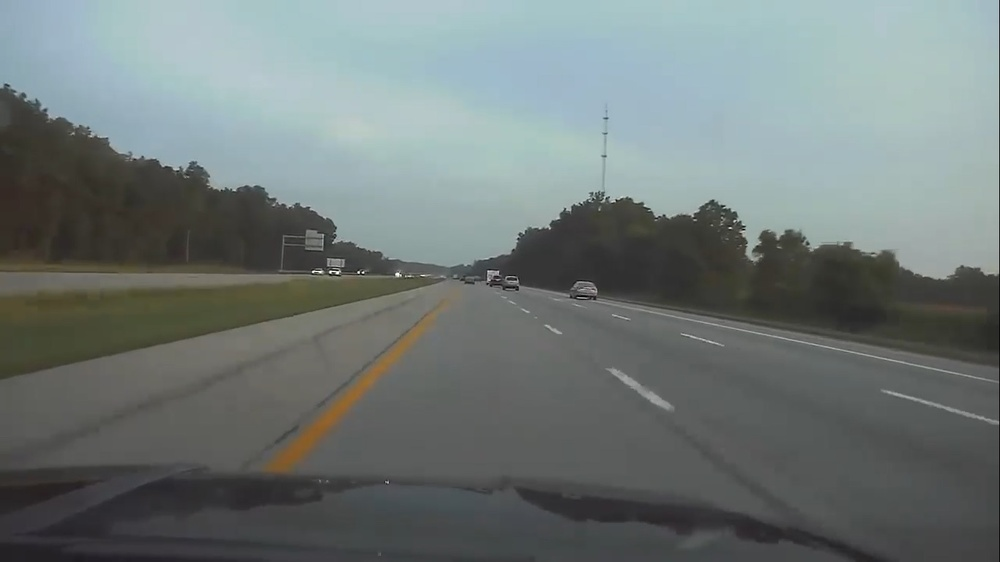
#> input picture Proyecto TIA/Proyecto_pruebas/7.jpeg, 1000 x 562 px, shrunk from 1366 x 768 before the run
$ jupyter execute 'Reconocimiento de lineas - Lineas blancas.ipynb'
#> lines starting #> are read from the running program, lines starting #| are printed output that depends on the picture; after the words box and inside, x2 and y2 are one past the last pixel; in counts of white or black regions, pixels touching at a corner belong together; long printed decimals are rounded
[cell 1]
import cv2
import numpy as np
from matplotlib import pyplot as plt

image = cv2.imread('7.jpeg')
#> image is the input picture: shape (562, 1000, 3); mean B, G, R 119.2, 120.5, 111.6
image2 = cv2.imread('8.jpeg')
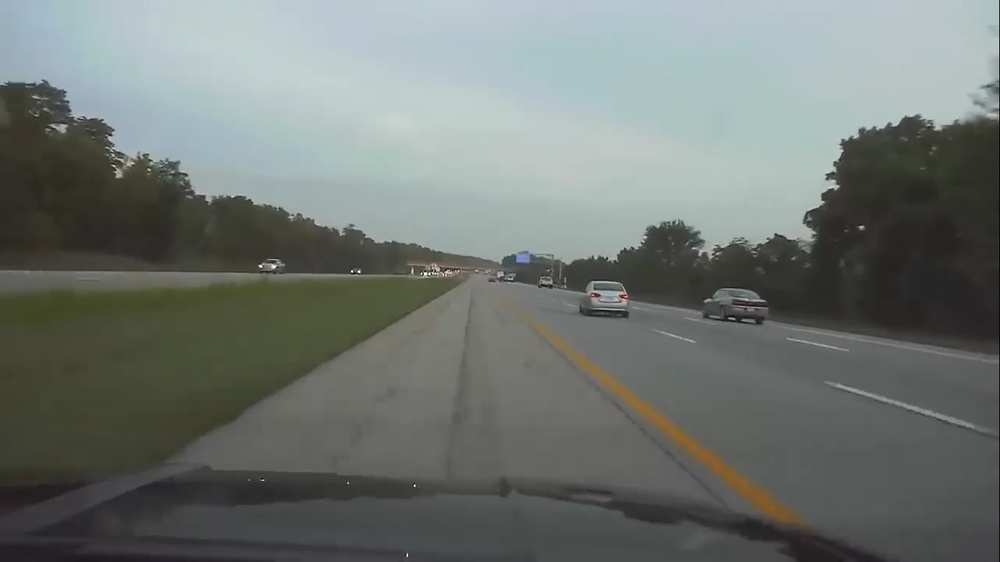
#> input picture Proyecto TIA/Proyecto_pruebas/8.jpeg, 1000 x 562 px, shrunk from 1366 x 768 before the run
#> image2 is the input picture: shape (562, 1000, 3); mean B, G, R 114.5, 118.5, 112.1

image = cv2.cvtColor(image,cv2.COLOR_BGR2RGB)
image2 = cv2.cvtColor(image2,cv2.COLOR_BGR2RGB)

plt.figure(1)
plt.subplot(1,2,1),plt.imshow(image)
plt.subplot(1,2,2),plt.imshow(image2)
plt.subplots_adjust(top=4, bottom=0.1, left=0.10, right=3, hspace=0.1, wspace=0.2)

[cell 2]
lane_image = np.copy(image)
lane_image2 = np.copy(image2)

image_hsv = cv2.cvtColor(lane_image, cv2.COLOR_RGB2HSV)
#> image_hsv: shape (562, 1000, 3); mean H, S, V 71.2, 26.9, 122.9
image_hsv2 = cv2.cvtColor(lane_image2, cv2.COLOR_RGB2HSV)
#> image_hsv2: shape (562, 1000, 3); mean H, S, V 64.4, 27.1, 120

#Blanco
lowerBound= (0,0,130)
upperBound= (255,80,255)

white= cv2.inRange(image_hsv, lowerBound, upperBound)
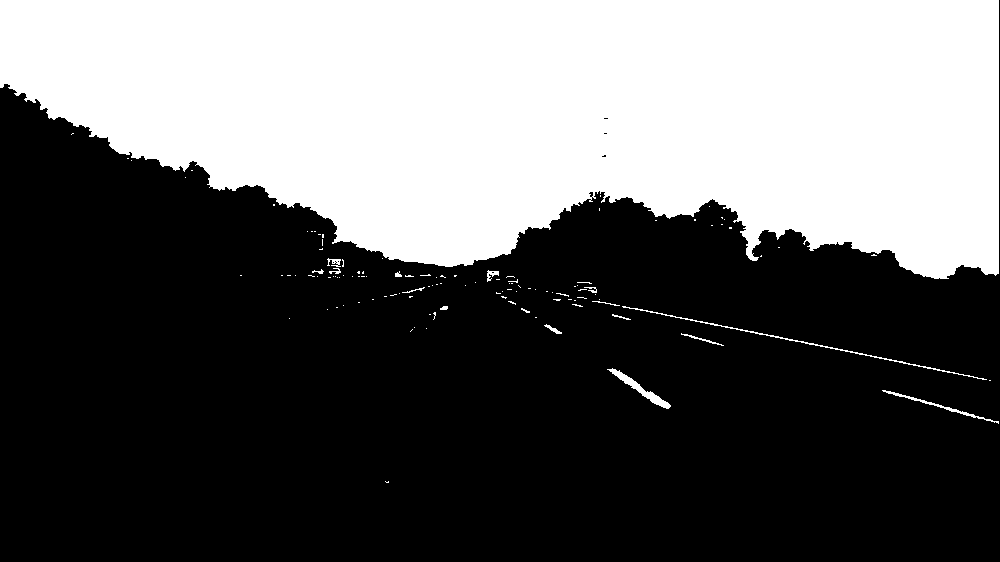
#> white: shape (562, 1000); 38.4% white; 120 white regions (104 under 20 px), largest, box (x1, y1, x2, y2) and area: (0, 0, 999, 279) 213317, (622, 306, 987, 380) 567, (607, 368, 671, 409) 466
white2= cv2.inRange(image_hsv2, lowerBound, upperBound)
#> white2: shape (562, 1000); 35.3% white; 141 white regions (116 under 20 px), largest, box (x1, y1, x2, y2) and area: (0, 0, 999, 265) 195871, (560, 281, 628, 306) 575, (834, 384, 974, 428) 433

plt.figure(2)
plt.subplot(1,2,1),plt.imshow(white, 'gray')
plt.subplot(1,2,2),plt.imshow(white2, 'gray')
plt.subplots_adjust(top=4, bottom=0.1, left=0.10, right=3, hspace=0.1, wspace=0.2)

[cell 3]
n=9
blur = cv2.GaussianBlur(white, (n,n), 0)
blur2 = cv2.GaussianBlur(white2, (n,n), 0)

plt.figure(3)
plt.subplot(1,2,1),plt.imshow(blur,'gray')
plt.subplot(1,2,2),plt.imshow(blur2,'gray')
plt.subplots_adjust(top=4, bottom=0.1, left=0.10, right=3, hspace=0.1, wspace=0.2)

[cell 4]
canny = cv2.Canny(blur, 80, 160)
#> canny: shape (562, 1000); 0.76% white in thin lines or dots, all inside (x1, y1, x2, y2) = (0, 0, 1000, 485)
canny2 = cv2.Canny(blur2, 80, 160)
#> canny2: shape (562, 1000); 0.81% white in thin lines or dots

plt.figure(4)
plt.subplot(1,2,1),plt.imshow(canny,'gray')
plt.subplot(1,2,2),plt.imshow(canny2,'gray')
plt.subplots_adjust(top=4, bottom=0.1, left=0.10, right=3, hspace=0.1, wspace=0.2)

[cell 5]
def region_of_interest(image):
    height = image.shape[0]
#> height = 562
    length = image.shape[1]
#> length = 1000
    print(height)
#| 562
    inf = round((4/7)*height)
#> inf = 321
    sup = round((4/5)*height)
#> sup = 450
    polygons = np.array([
        [(0,inf),(length,inf),(length,sup),(0,sup)]
    ])
    mask = np.zeros_like(image)
    cv2.fillPoly(mask,polygons,255)
#> mask: shape (562, 1000); 23.1% white; 1 white region, box (x1, y1, x2, y2) and area: (0, 321, 1000, 451) 130000
    masked_image = cv2.bitwise_and(image,mask)
#> masked_image: shape (562, 1000); 0.21% white in thin lines or dots, all inside (x1, y1, x2, y2) = (544, 321, 1000, 425)
    return masked_image

cropped_image = region_of_interest(canny);
cropped_image2 = region_of_interest(canny2);
#| 562
#> in region_of_interest (call 2), `masked_image = cv2.bitwise_and(image,mask)`:
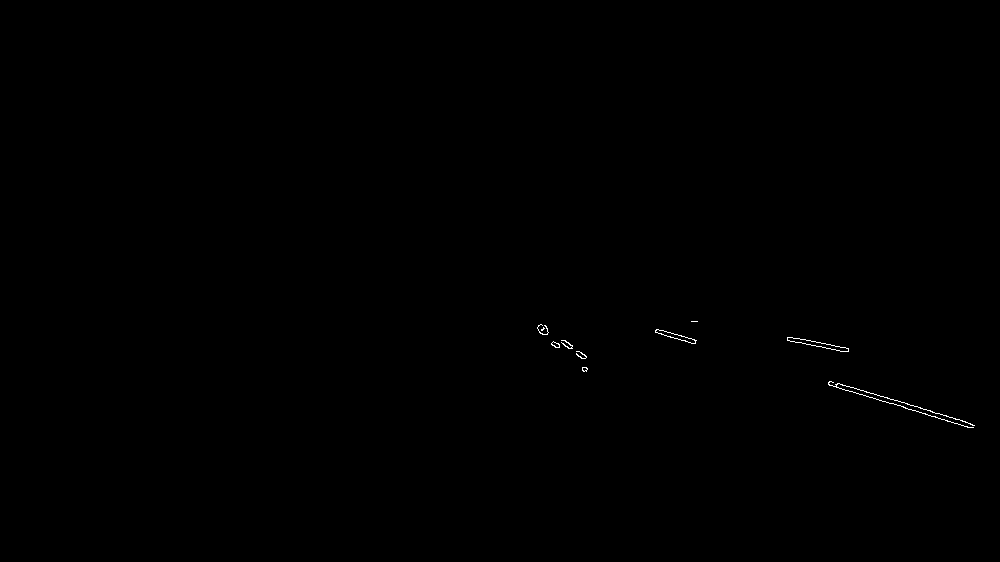
#> masked_image: shape (562, 1000); 0.12% white in thin lines or dots, all inside (x1, y1, x2, y2) = (537, 321, 975, 428)

plt.figure(4)
plt.subplot(1,2,1),plt.imshow(cropped_image,'gray')
plt.subplot(1,2,2),plt.imshow(cropped_image2,'gray')
plt.subplots_adjust(top=4, bottom=0.1, left=0.10, right=3, hspace=0.1, wspace=0.2)

[cell 6]
def display_lines(image, lines):
    line_image = np.zeros_like(image)
    angle = 10
    if lines is not None:
        for line in lines:
            x1, y1, x2, y2 = line.reshape(4)
            theta = (np.arctan((y2-y1)/(x2-x1)))*180/np.pi;
            if theta>angle or theta<-angle:
                cv2.line(line_image, (x1, y1), (x2, y2), (255,0,0), 10)
    return line_image


lines = cv2.HoughLinesP(cropped_image, 2, np.pi/180, 80, np.array([]), minLineLength=30, maxLineGap=3)
#> lines = [[687, 321, 811, 345], [706, 321, 874, 354], [870, 357, 982, 380], [886, 389, 997, 420], [939, 408, 984, 421], [827, 349, 869, 357], [914, 363, 990, 378], [882, 392, 993, 423], [609, 371, 655, 404]]
print(type(lines))
#| <class 'numpy.ndarray'>
lines2 = cv2.HoughLinesP(cropped_image2, 2, np.pi/180, 80, np.array([]), minLineLength=30, maxLineGap=3)
#> lines2 = [[907, 404, 965, 421], [892, 403, 968, 427], [838, 383, 894, 400], [828, 384, 890, 403]]
line_image = display_lines(lane_image, lines)
#> the loop in display_lines, `for line in lines:` made 9 passes
#> (x1, y1, x2, y2, theta) on passes 1 to 9: (687, 321, 811, 345, 10.95), (706, 321, 874, 354, 11.11), (870, 357, 982, 380, 11.6), (886, 389, 997, 420, 15.6), (939, 408, 984, 421, 16.11), (827, 349, 869, 357, 10.78), (914, 363, 990, 378, 11.16), (882, 392, 993, 423, 15.6), (609, 371, 655, 404, 35.66)
line_image2 = display_lines(lane_image2, lines2)
#> the loop in display_lines (call 2), `for line in lines:` made 4 passes
#> (x1, y1, x2, y2, theta) on passes 1 to 4: (907, 404, 965, 421, 16.34), (892, 403, 968, 427, 17.53), (838, 383, 894, 400, 16.89), (828, 384, 890, 403, 17.04)

# [4 lines of commented-out code are left out]
mixed_image = cv2.addWeighted(lane_image, 0.8, line_image, 1, 1)
mixed_image2 = cv2.addWeighted(lane_image2, 0.8, line_image2, 1, 1)
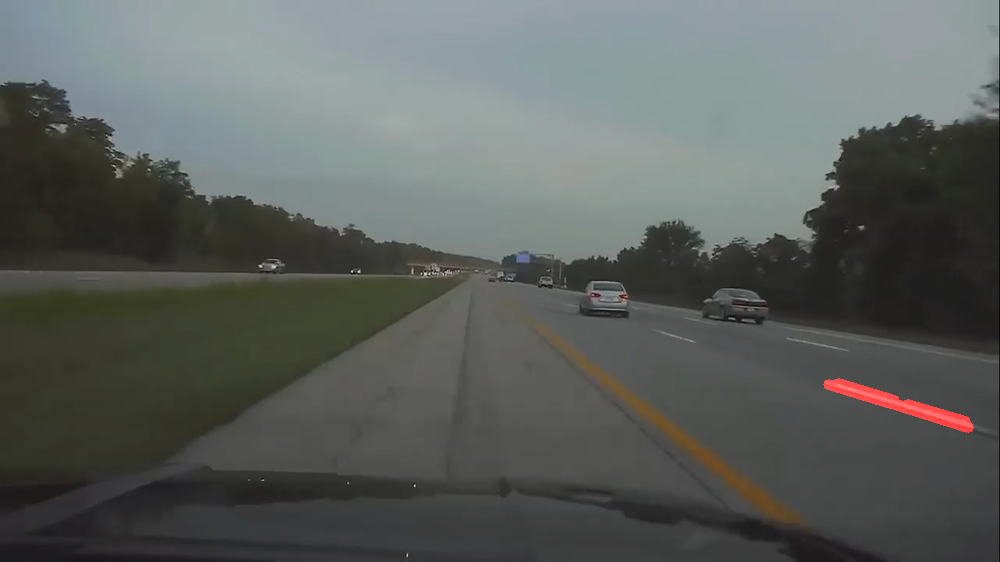
#> mixed_image2: shape (562, 1000, 3); mean R, G, B 91.4, 95.8, 92.6

plt.figure(6)
plt.subplot(1,2,1),plt.imshow(mixed_image,'gray')
plt.subplot(1,2,2),plt.imshow(mixed_image2,'gray')
plt.subplots_adjust(top=4, bottom=0.1, left=0.10, right=3, hspace=0.1, wspace=0.2)

[cell 7]
def display_lines_large(image, lines):
    line_image = np.zeros_like(image)
    n = 0
    angle = 10
    height = image.shape[0]
#> height = 562
    if lines is not None:
        for line in lines:
            x1, y1, x2, y2 = line.reshape(4)
            theta = (np.arctan((y2-y1)/(x2-x1)))*180/np.pi;
            if theta>angle or theta<-angle:
                n = n+1
                print("                 line ",n)
                print(line)
                slope = ((y2-y1)/(x2-x1))
                print(slope)
                intercept = int(y1-slope*x1)
                print(intercept)
                y1_new = round((4/5)*height)
                y2_new = round((4/7)*height)
                if(slope==0):
                    x1_new = x1
                    x2_new = x2
                else:
                    x1_new = round((y1_new-intercept)/slope)
                    x2_new = round((y2_new-intercept)/slope)
                print(x1_new, y1_new, x2_new, y2_new)
                cv2.line(line_image, (x1_new, y1_new), (x2_new, y2_new), (255,0,0), 10)
#> this loop made 9 passes
#> (x1, y1, x2, y2, theta, slope, intercept, x1_new) on passes 1 to 9: (687, 321, 811, 345, 10.95, 0.194, 188, 1354), (706, 321, 874, 354, 11.11, 0.196, 182, 1364), (870, 357, 982, 380, 11.6, 0.205, 178, 1325), (886, 389, 997, 420, 15.6, 0.279, 141, 1106), (939, 408, 984, 421, 16.11, 0.289, 136, 1087), (827, 349, 869, 357, 10.78, 0.19, 191, 1360), (914, 363, 990, 378, 11.16, 0.197, 182, 1358), (882, 392, 993, 423, 15.6, 0.279, 145, 1092), (609, 371, 655, 404, 35.66, 0.717, -65, 718)
#> (printed output is left out)
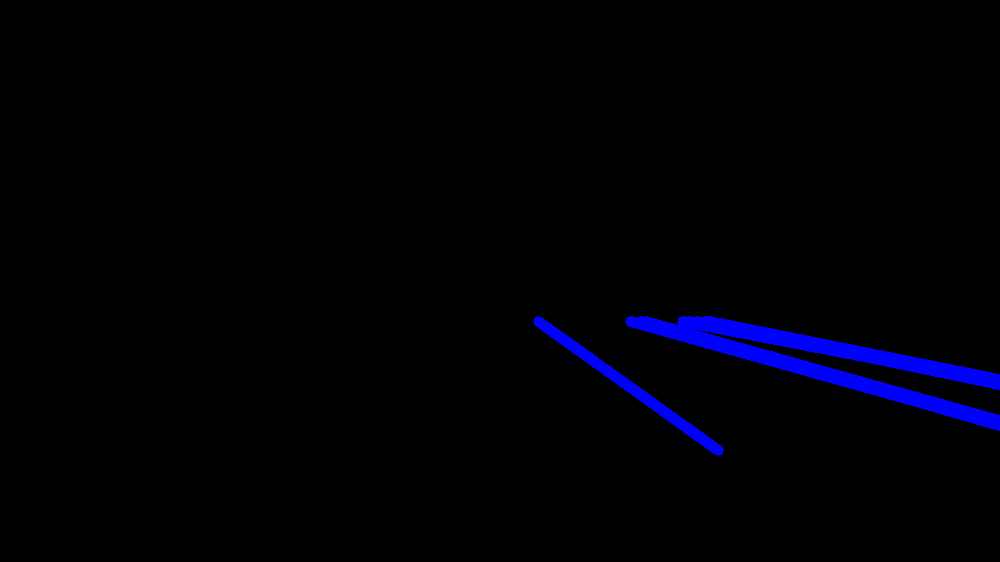
#> line_image: shape (562, 1000, 3); mean of channels 0, 1, 2 6, 0, 0; drawn as B, G, R
#> after the loop, n = 9
    return line_image

line_image = display_lines_large(lane_image, lines)
line_image2 = display_lines_large(lane_image2, lines2)
#> the loop in display_lines_large (call 2), `for line in lines:` made 4 passes
#> (x1, y1, x2, y2, theta, slope, intercept, x1_new) on passes 1 to 4: (907, 404, 965, 421, 16.34, 0.293, 138, 1064), (892, 403, 968, 427, 17.53, 0.316, 121, 1042), (838, 383, 894, 400, 16.89, 0.304, 128, 1061), (828, 384, 890, 403, 17.04, 0.306, 130, 1044)
#> (printed output is left out)

# [4 lines of commented-out code are left out]

mixed_image = cv2.addWeighted(lane_image, 0.8, line_image, 1, 1)
mixed_image2 = cv2.addWeighted(lane_image2, 0.8, line_image2, 1, 1)

plt.figure(6)
plt.subplot(1,2,1),plt.imshow(mixed_image,'gray')
plt.subplot(1,2,2),plt.imshow(mixed_image2,'gray')
plt.subplots_adjust(top=4, bottom=0.1, left=0.10, right=3, hspace=0.1, wspace=0.2)

[cell 8]
def display_lines_prom(image, lines):
    line_image = np.zeros_like(image)
    n = 0
    angle = 10
    height = image.shape[0]
#> height = 562
    param = []
    new_lines = []
    slope_error = 30
    intercept_error = 30
    if lines is not None:
        for line in lines:
            x1, y1, x2, y2 = line.reshape(4)
            theta = (np.arctan((y2-y1)/(x2-x1)))*180/np.pi;
            if theta>angle or theta<-angle:
                slope = ((y2-y1)/(x2-x1))
                intercept = int(y1-slope*x1)
                param.append((slope,intercept))
#> this loop made 9 passes
#> (x1, y1, x2, y2, theta, slope, intercept) on passes 1 to 9: (687, 321, 811, 345, 10.95, 0.194, 188), (706, 321, 874, 354, 11.11, 0.196, 182), (870, 357, 982, 380, 11.6, 0.205, 178), (886, 389, 997, 420, 15.6, 0.279, 141), (939, 408, 984, 421, 16.11, 0.289, 136), (827, 349, 869, 357, 10.78, 0.19, 191), (914, 363, 990, 378, 11.16, 0.197, 182), (882, 392, 993, 423, 15.6, 0.279, 145), (609, 371, 655, 404, 35.66, 0.717, -65)
#> after the loop, param = [(0.194, 188), (0.196, 182), (0.205, 178), (0.279, 141), (0.289, 136), (0.19, 191), (0.197, 182), (0.279, 145), (0.717, -65)]
    print("length ", len(param))
#| length  9
    if len(param) is not 0:
        new_lines.append(param[0])
        for line in param:
            print("line")
            print(line)
            slope = line[0]
            intercept = line[1]
            new_lines2 = new_lines
            i=0
            for new_line in new_lines2:
                print("new_line")
                print(new_line)
                max_slope = new_line[0]+abs(new_line[0])*slope_error/100
                min_slope = new_line[0]-abs(new_line[0])*slope_error/100
                max_intercept = new_line[1]+abs(new_line[1])*intercept_error/100
                min_intercept = new_line[1]-abs(new_line[1])*intercept_error/100
                print("limits")
                print(min_slope, max_slope, min_intercept, max_intercept)
                if ((slope<max_slope)&(slope>min_slope)&(intercept<max_intercept)&(intercept>min_intercept)):
                    print("si")
                    found = True
                    new_slope = (slope+new_line[0])/2
                    new_intercept = (intercept+new_line[1])/2
                    new_line = (new_slope, new_intercept)
                    new_lines[i]=new_line
                    break
                else:
                    print("no")
                    found = False
                i=i+1
            if not found:
                new_lines.append(line)
#> this loop made 9 passes
#> (slope, intercept, new_lines2) on passes 2 to 9: (0.196, 182, [(0.194, 188)]), (0.205, 178, [(0.195, 185)]), (0.279, 141, [(0.2, 181.5)]), (0.289, 136, [(0.2, 181.5), (0.279, 141)]), (0.19, 191, [(0.2, 181.5), (0.284, 138.5)]), (0.197, 182, [(0.195, 186.2), (0.284, 138.5)]), (0.279, 145, [(0.196, 184.1), (0.284, 138.5)]), (0.717, -65, [(0.196, 184.1), (0.282, 141.8)])
#> (printed output is left out)
#> after the loop, new_lines = [(0.196, 184.1), (0.282, 141.8), (0.717, -65)]

    print("new_lines")
    print(new_lines)
#| [(0.1963, 184.125), (0.2817, 141.75), (0.7174, -65)]
    for line in new_lines:
        slope = line[0]
        intercept = line[1]
        y1_new = round((4/5)*height)
        y2_new = round((3/5)*height)
        x1_new = round((y1_new-intercept)/slope)
        x2_new = round((y2_new-intercept)/slope)
        cv2.line(line_image, (x1_new, y1_new), (x2_new, y2_new), (255,255,255), 10)
#> this loop made 3 passes
#> (slope, intercept, x1_new, x2_new) on passes 1 to 3: (0.196, 184.1, 1354, 779), (0.282, 141.8, 1094, 693), (0.717, -65, 718, 560)
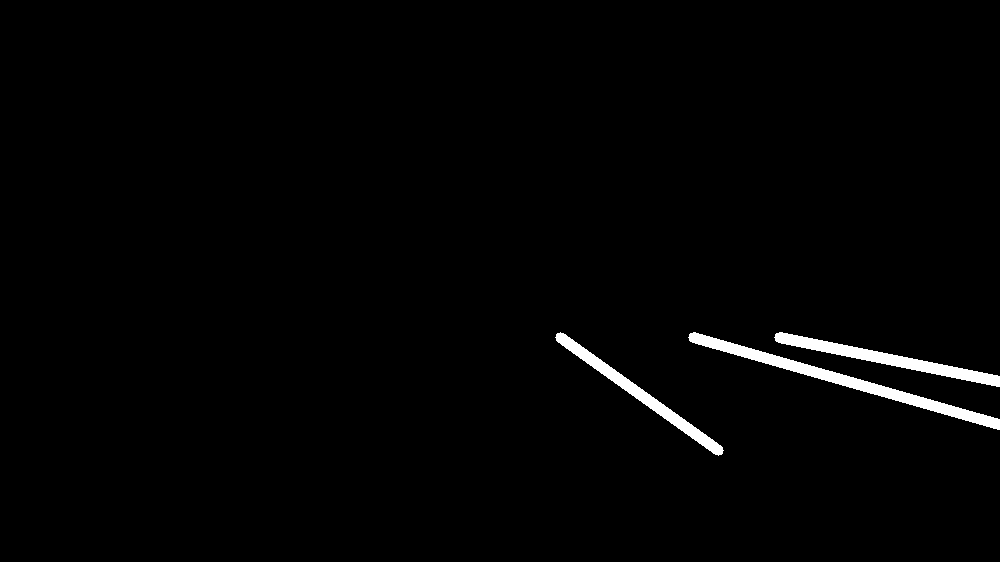
#> line_image: shape (562, 1000, 3); 1.5% white; 3 white regions, box (x1, y1, x2, y2) and area: (688, 332, 1000, 430) 3469, (774, 332, 1000, 387) 2555, (555, 332, 724, 456) 2202
    return line_image

line_image = display_lines_prom(lane_image, lines)
print("______________________________________________________")
line_image2 = display_lines_prom(lane_image2, lines2)
#> the loop in display_lines_prom (call 2), `for line in lines:` made 4 passes
#> (x1, y1, x2, y2, theta, slope, intercept) on passes 1 to 4: (907, 404, 965, 421, 16.34, 0.293, 138), (892, 403, 968, 427, 17.53, 0.316, 121), (838, 383, 894, 400, 16.89, 0.304, 128), (828, 384, 890, 403, 17.04, 0.306, 130)
#> after the loop in display_lines_prom (call 2), `for line in lines:`: param = [(0.293, 138), (0.316, 121), (0.304, 128), (0.306, 130)]
#| length  4
#> the loop in display_lines_prom (call 2), `for line in param:` made 4 passes
#> (slope, intercept, new_lines2) on passes 2 to 4: (0.316, 121, [(0.293, 138)]), (0.304, 128, [(0.304, 129.5)]), (0.306, 130, [(0.304, 128.8)])
#> (printed output is left out)
#> after the loop in display_lines_prom (call 2), `for line in param:`: new_lines = [(0.305, 129.4)]
#| [(0.3052, 129.375)]
#> the loop in display_lines_prom (call 2), `for line in new_lines:` made 1 pass
#> (slope, intercept, y1_new, y2_new, x1_new, x2_new) on pass 1: (0.305, 129.4, 450, 337, 1050, 680)
#> after the loop in display_lines_prom (call 2), `for line in new_lines:`:
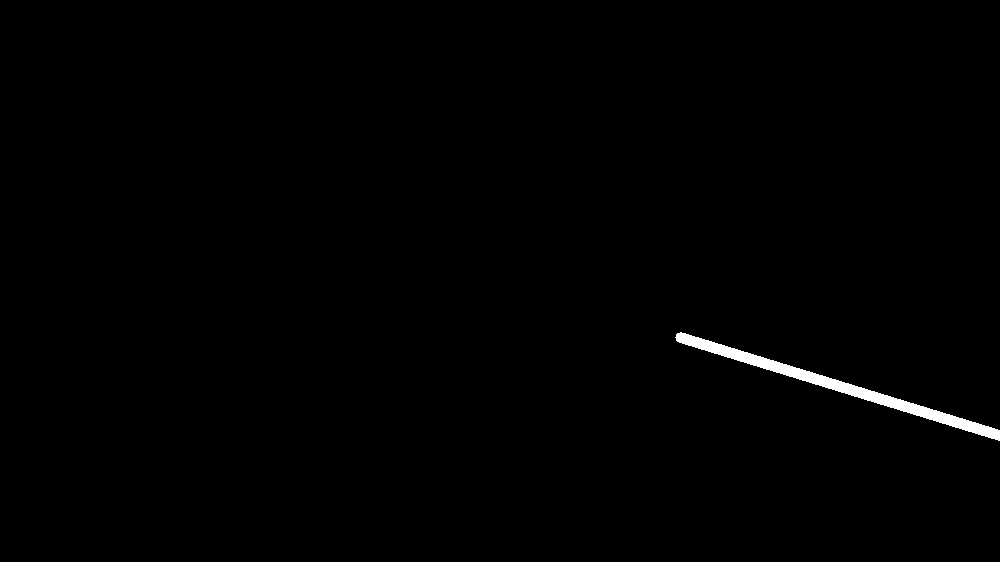
#> line_image: shape (562, 1000, 3); 0.64% white; 1 white region, box (x1, y1, x2, y2) and area: (675, 332, 1000, 441) 3622

# [4 lines of commented-out code are left out]

mixed_image = cv2.addWeighted(lane_image, 0.8, line_image, 1, 1)
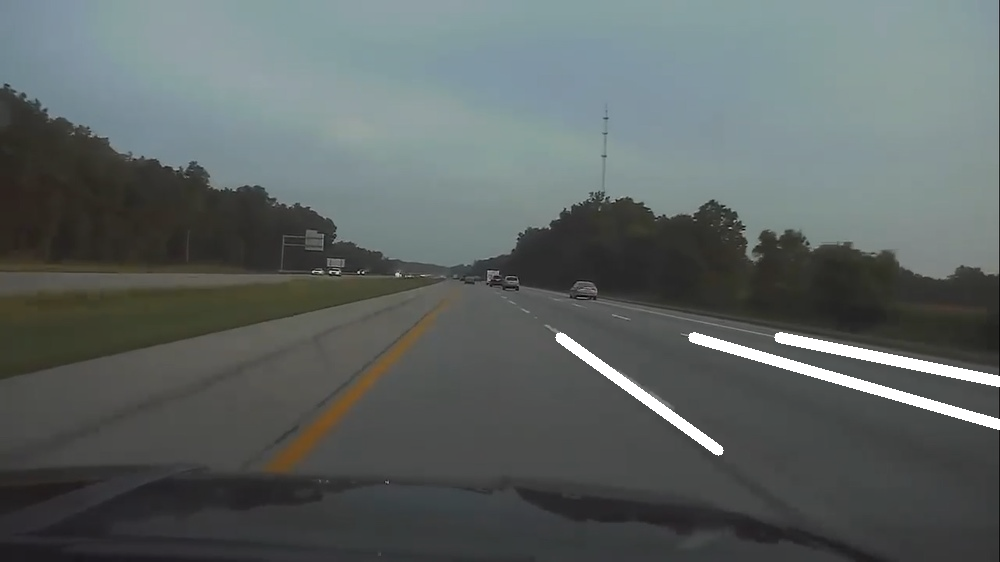
#> mixed_image: shape (562, 1000, 3); mean R, G, B 92.8, 99.9, 98.9
mixed_image2 = cv2.addWeighted(lane_image2, 0.8, line_image2, 1, 1)

plt.figure(6)
plt.subplot(1,2,1),plt.imshow(mixed_image,'gray')
plt.subplot(1,2,2),plt.imshow(mixed_image2,'gray')
plt.subplots_adjust(top=4, bottom=0.1, left=0.10, right=3, hspace=0.1, wspace=0.2)
